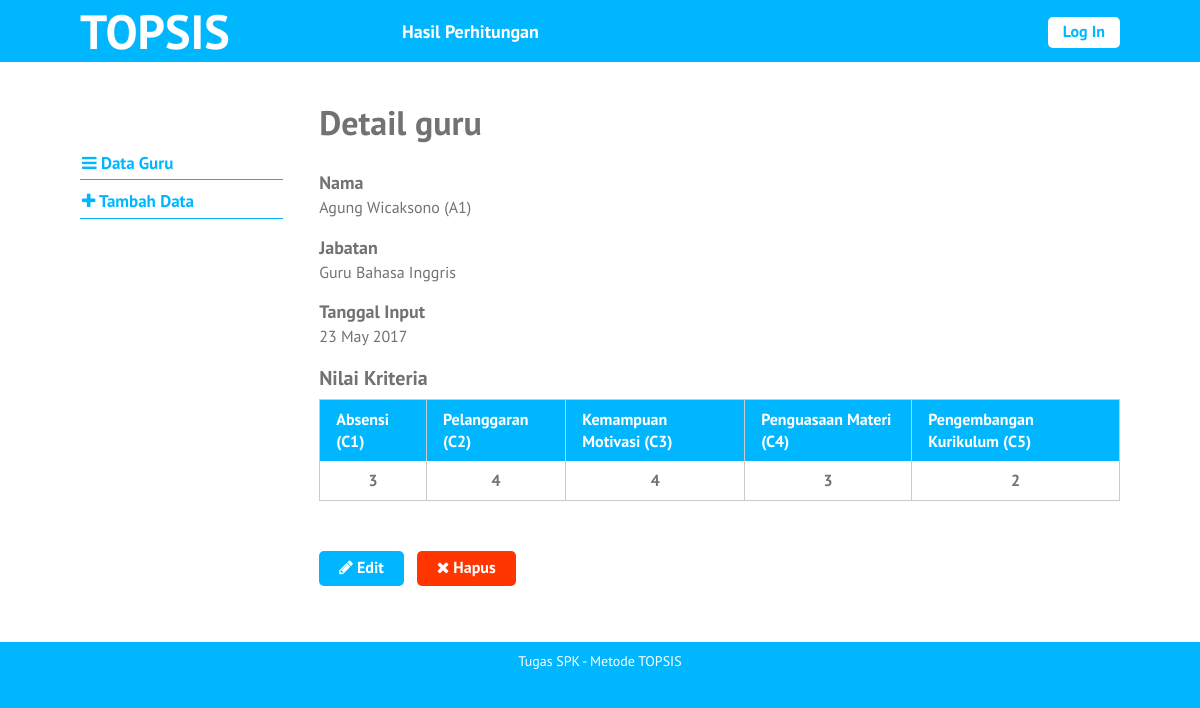
The app's page /single-guru.php?id=6 with its own data.
### tables this page shows
CREATE TABLE `guru` (
  `id_guru` int(10) NOT NULL,
  `nama` varchar(255) NOT NULL,
  `jabatan` text NOT NULL,
  `tanggal_input` date NOT NULL
);

CREATE TABLE `nilai_guru` (
  `id_nilai_guru` int(11) NOT NULL,
  `id_guru` int(10) NOT NULL,
  `id_kriteria` int(10) NOT NULL,
  `nilai` float NOT NULL
);

CREATE TABLE `kriteria` (
  `id_kriteria` int(10) NOT NULL,
  `nama` varchar(30) NOT NULL,
  `type` enum('benefit','cost') NOT NULL,
  `bobot` float NOT NULL,
  `ada_pilihan` tinyint(1) DEFAULT NULL,
  `urutan_order` int(2) NOT NULL
);

### single-guru.php (the view, shortened to what this page needs)
<?php require_once('includes/init.php'); ?>
<?php
$ada_error = false;
$result = '';
$id_guru = (isset($_GET['id'])) ? trim($_GET['id']) : '';
if(!$id_guru) {
	$ada_error = 'Maaf, data tidak dapat diproses.';
} else {
	$query = $pdo->prepare('SELECT * FROM guru WHERE id_guru = :id_guru');
	$query->execute(array('id_guru' => $id_guru));
	$result = $query->fetch();
}
?>
<?php
$judul_page = 'Detail guru';
require_once('template-parts/header.php');
?>
	<div class="main-content-row">
	<div class="container clearfix">
		<?php include_once('template-parts/sidebar-guru.php'); ?>
		<div class="main-content the-content">
			<h1><?php echo $judul_page; ?></h1>
			<?php if($ada_error): ?>
				<?php echo '<p>'.$ada_error.'</p>'; ?>
			<?php elseif(!empty($result)): ?>
				<h4>Nama</h4>
				<p><?php echo $result['nama']; ?></p>
				<h4>Jabatan</h4>
				<p><?php echo nl2br($result['jabatan']); ?></p>
				<h4>Tanggal Input</h4>
				<p><?php
					$tgl = strtotime($result['tanggal_input']);
					echo date('j F Y', $tgl);
				?></p>
				<?php
				$query2 = $pdo->prepare('SELECT nilai_guru.nilai AS nilai, kriteria.nama AS nama FROM kriteria
				LEFT JOIN nilai_guru ON nilai_guru.id_kriteria = kriteria.id_kriteria
				AND nilai_guru.id_guru = :id_guru ORDER BY kriteria.urutan_order ASC');
				$query2->execute(array(
					'id_guru' => $id_guru
				));
				$query2->setFetchMode(PDO::FETCH_ASSOC);
				$kriterias = $query2->fetchAll();
				if(!empty($kriterias)):
				?>
					<h3>Nilai Kriteria</h3>
					<table class="pure-table">
						<thead>
							<tr>
								<?php foreach($kriterias as $kriteria ): ?>
									<th><?php echo $kriteria['nama']; ?></th>
								<?php endforeach; ?>
							</tr>
						</thead>
						<tbody>
							<tr>
								<?php foreach($kriterias as $kriteria ): ?>
									<th><?php echo ($kriteria['nilai']) ? $kriteria['nilai'] : 0; ?></th>
								<?php endforeach; ?>
							</tr>
						</tbody>
					</table>
				<?php
				endif;
				?>
				<p><a href="edit-guru.php?id=<?php echo $id_guru; ?>" class="button"><span class="fa fa-pencil"></span> Edit</a> &nbsp; <a href="hapus-guru.php?id=<?php echo $id_guru; ?>" class="button button-red yaqin-hapus"><span class="fa fa-times"></span> Hapus</a></p>
			<?php endif; ?>
		</div>
	</div>
	</div>
<?php
require_once('template-parts/footer.php');

### stylesheets/style.css (style rules this page uses)
html, body, div, span, applet, object, iframe, h1, h2, h3, h4, h5, h6, p, blockquote, pre, a, abbr, acronym, address, big, cite, code, del, dfn, em, img, ins, kbd, q, s, samp, small, strike, strong, sub, sup, tt, var, b, u, i, center, dl, dt, dd, ol, ul, li, fieldset, form, label, legend, table, caption, tbody, tfoot, thead, tr, th, td, article, aside, canvas, details, embed, figure, figcaption, footer, header, hgroup, menu, nav, output, ruby, section, summary, time, mark, audio, video { margin: 0; padding: 0; border: 0; font-size: 100%; vertical-align: baseline; }
body { line-height: 1; }
table { border-collapse: collapse; border-spacing: 0; }
*, *:before, *:after { -moz-box-sizing: border-box; -webkit-box-sizing: border-box; box-sizing: border-box; }
.clearfix:before, .clearfix:after { content: " "; display: table; }
.clear, .clearfix:after { clear: both; }
a { color: #00b7ff; text-decoration: none; }
.container { max-width: 1100px; margin: 0 auto; position: relative; padding: 0 30px; }
body { background: #00b7ff; font-family: "PT Sans", sans-serif; color: #727272; font-size: 14px; line-height: 1.3; font-weight: 500; }
h1, h2, h3, h4, h5, h6 { font-weight: 300; }
.pure-table { border-collapse: collapse; border-spacing: 0; empty-cells: show; border: 1px solid #cbcbcb; width: 100%; }
.pure-table td, .pure-table th { border-left: 1px solid #cbcbcb; border-width: 0 0 0 1px; font-size: inherit; margin: 0; overflow: visible; padding: 0.5em 1em; }
.pure-table td:first-child, .pure-table th:first-child { border-left-width: 0; }
.pure-table thead { background-color: #00b7ff; color: #fff; text-align: left; vertical-align: bottom; }
.pure-table thead th { color: #fff; }
.the-content { font-size: 16px; line-height: 1.42857; }
.the-content a { color: #00b7ff; }
.the-content h1, .the-content h2, .the-content h3, .the-content h4, .the-content h5, .the-content h6 { font-weight: 700; }
.the-content h1 { font-size: 34px; margin: 0.8em 0 0.8em; padding: 0; line-height: 1.2; }
.the-content h3 { font-size: 20px; margin: 0.8em 0 0.3em; }
.the-content h4 { font-size: 18px; margin: 0.8em 0 0; }
.the-content blockquote, .the-content table, .the-content p, .the-content ul, .the-content ol, .the-content dd, .the-content pre, .the-content iframe, .the-content .flxmap-container, .the-content hr { margin-bottom: 1em; }
.the-content table { margin-bottom: 50px; }
.the-content > h1:first-child, .the-content > h3:first-child, .the-content > h2:first-child { margin-top: 0; }
.fa { display: inline-block; font: normal normal normal 14px/1 FontAwesome; font-size: inherit; text-rendering: auto; -webkit-font-smoothing: antialiased; -moz-osx-font-smoothing: grayscale; }
.fa-remove:before, .fa-close:before, .fa-times:before { content: "\f00d"; }
.fa-pencil:before { content: "\f040"; }
button, a { -webkit-transition: all 0.2s ease; -moz-transition: all 0.2s ease; -o-transition: all 0.2s ease; transition: all 0.2s ease; }
.the-content .button, .button { background: #00b7ff; color: #fff; display: inline-block; font-size: 16px; font-weight: 700; line-height: 1.2; border: 0; font-family: inherit; padding: 7px 20px 9px; cursor: pointer; border-radius: 5px; }
.the-content .button-red, .button-red { background: #ff3600; }
.main-content { float: right; width: 77%; padding: 40px 0; }

### records on screen
guru: nama "Agung Wicaksono (A1)", jabatan "Guru Bahasa Inggris", tanggal_input "23 May 2017"
nilai_guru: id_kriteria.nama "Absensi (C1)", nilai "3"
nilai_guru: id_kriteria.nama "Pelanggaran (C2)", nilai "4"
nilai_guru: id_kriteria.nama "Kemampuan Motivasi (C3)", nilai "4"
nilai_guru: id_kriteria.nama "Penguasaan Materi (C4)", nilai "3"
nilai_guru: id_kriteria.nama "Pengembangan Kurikulum (C5)", nilai "2"

### other values on screen
$judul_page "Detail guru"
